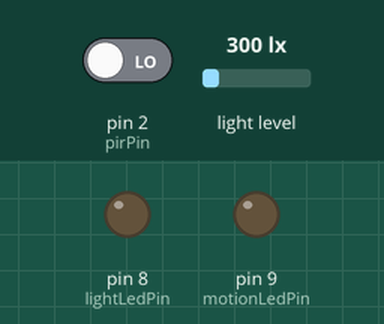
Simulated run of this sketch. Board: Arduino Uno, built with avr-gcc and run on an emulated ATmega328P. Shown: output pins drawn as LEDs (lit = HIGH). The inputs (shaded band) are chosen by the test bench; at power-on: pin 2 (pirPin) LOW, light level 300 lx. WiFi joins after 1.5 s; servers stay silent unless stated.

Above: at 13.7 s.
13.8 s: pin 2 (pirPin) driven HIGH
At 18.0 s:
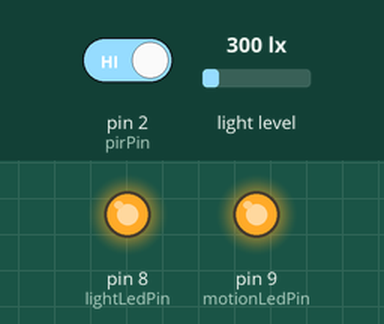
18.5 s: pin 2 (pirPin) driven LOW
At 21.4 s:
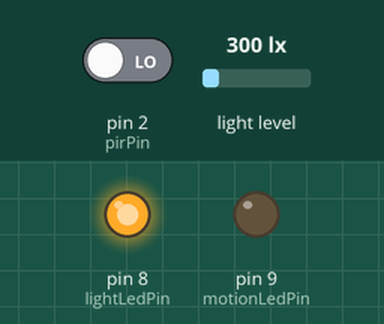
Timing chart, 0 to 36.5 s (numbered marks = the images above; inputs shaded):
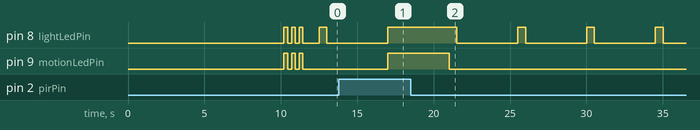

Measured:
- after the input at 13.8 s, pin 8 (lightLedPin): goes on until 17.0 s, then stays HIGH; pin 9 (motionLedPin): LOW → HIGH after 3.2 s
- after the input at 18.5 s, pin 8 (lightLedPin): alternates HIGH for 0.50 s and LOW for 4.0 s, starting after 3.0 s; pin 9 (motionLedPin): HIGH → LOW after 2.5 s

The sketch:

light_and_movement_detection.ino
```cpp
#include "BH1750.h"
#include <SPI.h>
#include <Ethernet.h>
#include <EthernetUdp.h>
#include "LowPower.h"

#define lightLedPin 8
#define motionLedPin 9
#define pirPin 2
#define pirSensorCalibrationTime 10  // Calibration time for PIR sensor, 10-60ms according to datasheet.
float HBInterval = 2;                  // Depends of SLEEP_XS parameter in the LowPower.powerDown(SLEEP_4S, ADC_OFF, BOD_OFF) function.
                                     // X * HBInterval = seconds after that the control message is sent.

BH1750 lightMeter;

byte motion_sent = 0;
byte light_FLAG = 0;
byte motion_FLAG = 0;
byte HBTimerCounter = 0;
byte lightIndicator = 0;

// The MAC address, IP address and the port to listen for the controller. They will be dependent on local network.
byte mac[] = { 0x90, 0xA2, 0xDA, 0x0F, 0xB6, 0x47 };
IPAddress ip(172, 17, 41, 54);
unsigned int localPort = 9876;

// The IP address and the port of the server.
IPAddress remoteIP(172, 17, 41, 85);
unsigned int remotePort = 9876;

// An EthernetUDP instance to let us send and receive packets over UDP.
EthernetUDP Udp;

void setup(){
  delay(200L);
  Serial.begin(9600);

  setupPins();
  setupInterruptions();
  lightMeter.begin();
  calibratePIRSensor();
  setupEthernet();
  bootIndicator();

  delay(50L);
}

/**
 * Give the sensor some time to calibrate. 10-60ms according to datasheet.
 */
void calibratePIRSensor() {
  for(int i = 0; i < pirSensorCalibrationTime; i++){
    delay(1000L);
  }
}

/**
 *  At bootup, flash LED 3 times quickly so I know the reboot has occurred.
 */
void bootIndicator() {
  for (byte k = 1; k <= 3; k = k + 1) {
    digitalWrite(lightLedPin, HIGH);
    digitalWrite(motionLedPin, HIGH);
    delay(250L);
    digitalWrite(lightLedPin, LOW);
    digitalWrite(motionLedPin, LOW);
    delay(250L);
  }
  // Delay a bit more so it is clear we are done with setup.
  delay(750L);
}

void setupPins() {
  // Set input & output pin for movement detection.
  pinMode(motionLedPin,OUTPUT);
  pinMode(pirPin,INPUT);

  // Set output pin for light detection.
  pinMode(lightLedPin,OUTPUT);
}

void setupInterruptions() {
  // Set external interruption for PIR sensor.
  attachInterrupt(digitalPinToInterrupt(2), motionWakeUp, CHANGE);
}

/**
 * Setup device's IP, MAC and local port.
 */
void setupEthernet() {
  // Start the Ethernet and UDP.
  Ethernet.begin(mac, ip);
  Udp.begin(localPort);
}

void loop(){

  readUDP();
  lightWakeUp();
  HBTimerCounter++;
  checkForControlSignal();

  // Check for motion detection.
  // If the motion_FLAG is set, the Arduino board send a UDP message to the server.
  // The message is sent only once, and not for the entire period as it detects motion.
  // Also it turns on the two LEDs showing that motion is detected.
  if (motion_FLAG == 1) {
    if(digitalRead(pirPin) == HIGH) {
     digitalWrite(motionLedPin, HIGH);
     digitalWrite(lightLedPin, HIGH);
      if (motion_sent == 0) {
        String motionValue = String(motion_FLAG);
        String lightValue = String(lightMeter.readLightLevel());
        sendUDP("P", motionValue, "L", lightValue, "H", String(0));
        motion_sent = 1;
      }
    }

    // If the PIR sensor doesn't detect motion any more, the Arduino board sends a UDP message to the server.
    // Now the motion_FLAG is reset.
    // Also it turns off the two LEDs showing that motion is no more detected.
    if(digitalRead(pirPin) == LOW) {
     digitalWrite(motionLedPin, LOW);
     digitalWrite(lightLedPin, LOW);
       motion_FLAG = 0;
       motion_sent = 0;
       String motionValue = String(motion_FLAG);
       String lightValue = String(lightMeter.readLightLevel());
       sendUDP("P", motionValue, "L", lightValue, "H", String(0));
    }
  }

  // Check for light detection.
  // The Arduino board sends a UDP message when the level of the light in the room suddenly changes,
  // ie when the light turns off or on.
  if (light_FLAG == 1) {
    if (lightMeter.readLightLevel() > 5) { // Light is on.
      if (motion_FLAG == 1) {
        digitalWrite(lightLedPin, HIGH);
      } else {
        digitalWrite(lightLedPin, HIGH);
        delay(500L);
        digitalWrite(lightLedPin, LOW);
      }
      light_FLAG = 0; // Light is detected.

      if (lightIndicator == 0) {
        String motionValue = String(motion_FLAG);
        String lightValue = String(lightMeter.readLightLevel());
        sendUDP("P", motionValue, "L", lightValue, "H", String(0));
      }
      lightIndicator = 1;
    } else if (lightMeter.readLightLevel() < 5) { // Light is off.
      digitalWrite(lightLedPin, LOW);
      light_FLAG = 0;

      if (lightIndicator == 1) {
        String motionValue = String(motion_FLAG);
        String lightValue = String(lightMeter.readLightLevel());
        sendUDP("P", motionValue, "L", lightValue, "H", String(0));
      }
      lightIndicator = 0;
    }
  }

    // Enter power down state for 4s with ADC and BOD module disabled.
    LowPower.powerDown(SLEEP_4S, ADC_OFF, BOD_OFF);
}

/*
 * Send UDP message from Arduino board to the server.
 *
 * @param sensor_1 PIR Sensor ID, ex. "P"
 * @param value_1  value from PIR Sensor
 * @param sensor_2 Light Sensor ID, ex. "L"
 * @param value_2  value from Light Sensor
 * @param sensor_3 Heartbeat ID, ex. "H"
 * @param value_3  value for HB
 */
void sendUDP(String sensor_1, String value_1, String sensor_2, String value_2, String hb, String value_3) {
  String messageToServer = sensor_1 + " " + value_1 + "|" + sensor_2 + " " + value_2 + "|" + hb + " " + value_3;
  Udp.beginPacket(remoteIP, remotePort);
  Udp.print(messageToServer);
  Udp.endPacket();
}

/**
 * Send an OK message to server, containing the valeu "1", showing that heartbeat frequency has successfully changed.
 */
void sendOK() {
  Udp.beginPacket(remoteIP, remotePort);
  String okMessage = "HBF 1";
  Udp.print(okMessage);
  Udp.endPacket();
  Serial.println("OK");
}

/*
 * Set the light_FLAG to 1 when the interruption for the LIGHT sensor was produced.
 */
void lightWakeUp() {
  light_FLAG = 1;
}

/*
 * Set the motion_FLAG to 1 when the interruption for the PIR sensor was produced.
 */
void motionWakeUp() {
  motion_FLAG = 1;
}

/*
 * If any sensor has not changed after the period of time specified by @HBInterval,
 * the Arduino board sends to the server a control message with the last data from sensors, showing that
 * the device works.
 */
void checkForControlSignal() {
  if(HBTimerCounter >= HBInterval) {
    String motionValue = String(motion_FLAG);
    String lightValue = String(lightMeter.readLightLevel());
    sendUDP("P", motionValue, "L", lightValue, "H", String(1));
    HBTimerCounter = 0;
  }
}

/**
 * Read the incoming message from network and send back an OK message.
 */
void readUDP() {
  // Buffer to hold incoming packet from the network.
  char packetBuffer[UDP_TX_PACKET_MAX_SIZE];

  int packetSize = Udp.parsePacket();
  if(packetSize) {
    Udp.read(packetBuffer,UDP_TX_PACKET_MAX_SIZE);         // Read the packet into packetBufffer.
    int valueFromTheServer = atoi(&packetBuffer[0]);       // Set the incomming data to @HBInterval.
    HBInterval = valueFromTheServer / 4;
    sendOK();
  }
}
```
